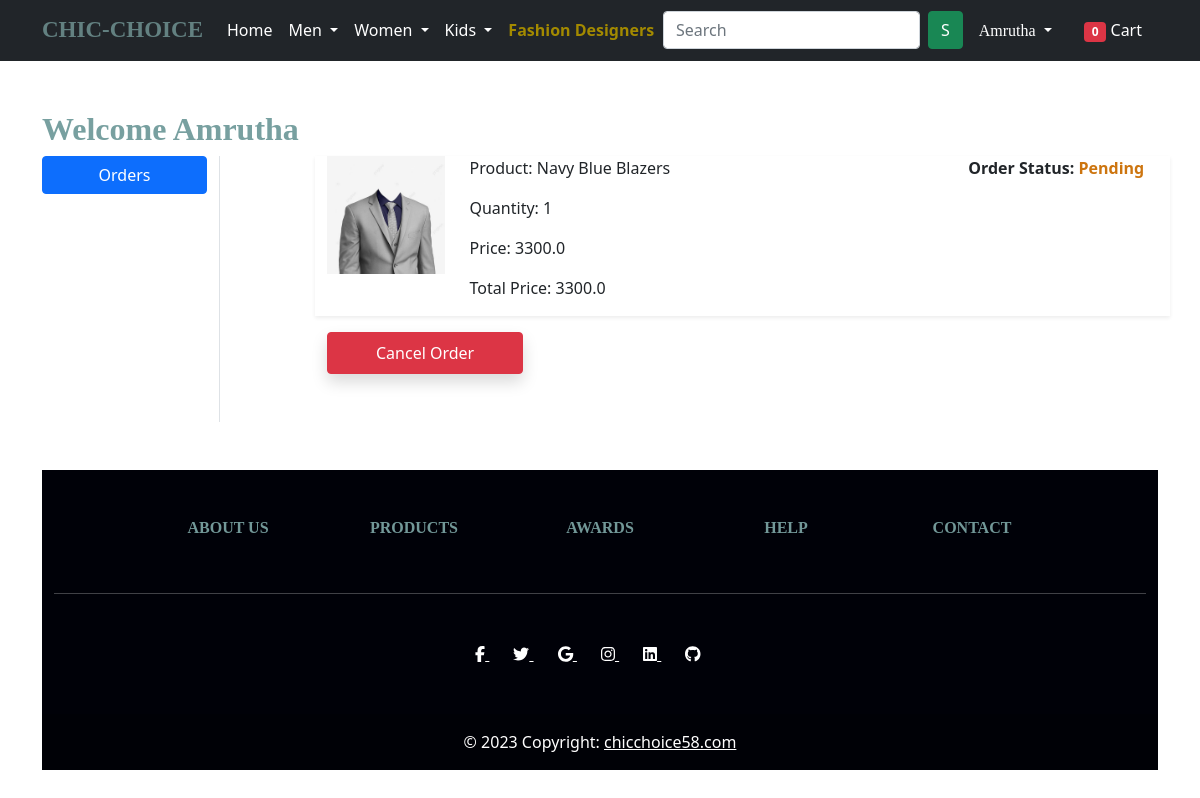
The app's page /orders/ (signed in) with its own data.
### app/models.py (models this page shows, shortened)
class OrderPlaced(models.Model):
    user = models.ForeignKey(User, on_delete=models.CASCADE)
    customer = models.ForeignKey(Customer, on_delete=models.CASCADE)
    product = models.ForeignKey(Product, on_delete=models.CASCADE)
    quantity = models.PositiveIntegerField(default=1)
    ordered_date = models.DateTimeField(auto_now_add=True)
    status = models.CharField(max_length=50,choices=STATUS_CHOICES, default="Pending")
    @property
    def total_cost(self):
        return self.quantity * self.product.discounted_price
    @property
    def price(self):
        return self.product.discounted_price

class Product(models.Model):
    title = models.CharField(max_length=100)
    selling_price = models.FloatField()
    discounted_price = models.FloatField()
    description = models.TextField()
    brand = models.CharField(max_length=100)
    category = models.CharField(choices=CATEGORY_CHOICES,max_length=4)
    product_image = models.ImageField(upload_to="productimg")

### app/views.py (the view)
# urls.py: path('orders/', views.orders, name='orders'),
@login_required
def orders(request):
    totalitem = 0
    if request.user.is_authenticated:
        totalitem = len(Cart.objects.filter(user=request.user))
    op = OrderPlaced.objects.filter(user=request.user)
    if op:
        return render(request, 'app/orders.html', {'order_placed':op, 'totalitem':totalitem})
    else:
        return render(request,'app/emptyorder.html')

### app/templates/app/orders.html (shortened to what this page needs)
{% extends 'app/base.html' %}
{% load static %}
{% block main-content %}
<div class="container my-5">
 <div class="row">
 <h2><b  style="  color: rgb(120, 160, 160);font-family:Cursive;"> Welcome <span class="text-capitalize">{{ request.user.username }} </span> </b></h2>
  <div class="col-sm-2 border-end">
   <ul class="list-unstyled">
    <li class="d-grid"><a href="{% url 'orders' %}" class="btn btn-primary">Orders</a></li>
   </ul>
  </div>
  <div class="col-sm-9 offset-sm-1">
    {% for op in order_placed  %}
        <div class="row shadow-sm mb-3">
            <div class="col-sm-2">
                <img src="{{op.product.product_image.url}}" class="img-fluid" alt="" height="150" width="150">
            </div>
            <div class="col-sm-7">
                <p>Product: {{op.product.title}}</p>
                <p>Quantity: {{op.quantity}} </p>
                <p>Price: {{op.price}} </p>
                <p>Total Price: {{op.total_cost}} </p>
            </div>
            <div class="col-sm-3 fw-bold">
                {% if op.status == 'Pending' %}
                <p>Order Status: <span style="color: rgb(205, 117, 15);">{{op.status|capfirst}} </span></p>
                {% endif %}
            </div>
        </div>
        {% if not op.status == 'Delivered' %}
        <form action="/delete_item" class="d-inline" >
            <button type="submit" class="btn btn-danger shadow px-5 py-2">Cancel Order</button>
         </form>
         {% endif %}
         <br><br><br>
        {% endfor %}
  </div>
 </div>
</div>
{% endblock main-content %}

### app/templates/app/base.html (shortened to what this page needs)
<!doctype html>
{% load static %}
<html lang="en">
  <head>
    <link href="https://cdn.jsdelivr.net/npm/bootstrap@5.0.0-beta1/dist/css/bootstrap.min.css" rel="stylesheet">
    <link rel="stylesheet" href="{% static 'app/css/owl.carousel.min.css' %}">
    <link rel="stylesheet" href="{% static 'app/css/all.min.css' %}">
    <link rel="stylesheet" href="{% static 'app/css/style.css' %}">
    <link rel="stylesheet" href="{% static 'app/css/designer_login.css' %}">
  </head>
  <body>
    <nav class="navbar navbar-expand-lg navbar-dark bg-dark">
     <div class="container">
       <a class="navbar-brand" href="/"><b style="font-weight: 1300;color: rgb(99, 129, 129); font-family:Cursive;font-size: 23px;">CHIC-CHOICE</b></a>
       <div class="collapse navbar-collapse" id="navbarSupportedContent">
         <ul class="navbar-nav me-auto mb-2 mb-lg-0">
           <li class="nav-item">
             <a class="nav-link active" aria-current="page" href="/">Home</a>
           </li>
           <li class="nav-item dropdown">
             <a class="nav-link dropdown-toggle text-white" href="#" id="electronicsDropdown" role="button" data-bs-toggle="dropdown" aria-expanded="false">
               Men
             </a>
           </li>
           <li class="nav-item dropdown">
             <a class="nav-link dropdown-toggle text-white" href="#" id="fashionDropdown" role="button" data-bs-toggle="dropdown" aria-expanded="false">
              Women
             </a>
           </li>
           <li class="nav-item dropdown">
            <a class="nav-link dropdown-toggle text-white" href="#" id="fashionDropdown" role="button" data-bs-toggle="dropdown" aria-expanded="false">
            Kids
            </a>
          </li>
          <li class="nav-item">
             <a style="color: #A38A00; font-weight: 700;" class="nav-link active" aria-current="page" href="{% url 'designers' %}">Fashion Designers</a>
           </li>
         </ul>
         <form class="d-flex" action="{% url 'search' %}" method="GET">
          <input class="form-control me-2" type="search" name="query" placeholder="Search" aria-label="Search">
          <button class="btn btn-success" type="submit" style="font-weight: 500;">S</button>
      </form>
         <div>
          <ul class="navbar-nav me-auto mb-2 mb-lg-0">
            {%  if request.user.is_authenticated %}
           <li class="nav-item dropdown mx-2">
              <a class="nav-link dropdown-toggle text-white" href="#" id="profileDropdown" role="button" data-bs-toggle="dropdown" aria-expanded="false">
                <span style="font-family:cursive;" class="text">{{ request.user.username|capfirst }}</span>
              </a>
                </li>
                <li class="nav-item mx-2">
                <a href="{% url 'showcart' %}" class="nav-link text-white"><span class="badge bg-danger">{{totalitem}}</span> Cart </a>
                </li>
            {% endif %}
          </ul>
         </div>
       </div>
     </div>
    </nav>
    {% block main-content %} {% endblock main-content %}
<div class="container my-5">
  <footer class="text-center text-white" style="background-color: #000108">
    <div class="container">
      <section class="mt-5">
        <div class="row text-center d-flex justify-content-center pt-5">
          <div class="col-md-2">
            <h6 class="text-uppercase font-weight-bold">
              <a style="font-family:cursive; color: rgb(114, 152, 152); font-weight: 800; text-decoration: none;" href="{% url 'about' %}" >About us</a>
            </h6>
          </div>
          <div class="col-md-2">
            <h6 class="text-uppercase font-weight-bold">
              <a style="font-family:cursive; color: rgb(114, 152, 152); font-weight: 800; text-decoration: none;" href="{% url 'home' %}" >Products</a>
            </h6>
          </div>
          <div class="col-md-2">
            <h6 class="text-uppercase font-weight-bold">
              <a style="font-family:cursive; color: rgb(114, 152, 152); font-weight: 800; text-decoration: none;" href="#!" >Awards</a>
            </h6>
          </div>
          <div class="col-md-2">
            <h6 class="text-uppercase font-weight-bold">
              <a style="font-family:cursive; color: rgb(114, 152, 152); font-weight: 800; text-decoration: none;" href="{% url 'help' %}" >Help</a>
            </h6>
          </div>
          <div class="col-md-2">
            <h6 class="text-uppercase font-weight-bold">
              <a style="font-family:cursive; color: rgb(114, 152, 152); font-weight: 800; text-decoration: none;" href="{% url 'contact' %}" >Contact</a>
            </h6>
          </div>
        </div>
      </section>
      <hr class="my-5" />
      <section class="text-center mb-5">
        <a href="" class="text-white me-4">
          <i class="fab fa-facebook-f"></i>
        </a>
        <a href="" class="text-white me-4">
          <i class="fab fa-twitter"></i>
        </a>
        <a href="" class="text-white me-4">
          <i class="fab fa-google"></i>
        </a>
        <a href="" class="text-white me-4">
          <i class="fab fa-instagram"></i>
        </a>
        <a href="" class="text-white me-4">
          <i class="fab fa-linkedin"></i>
        </a>
        <a href="" class="text-white me-4">
          <i class="fab fa-github"></i>
        </a>
      </section>
    </div>
    <div
         class="text-center p-3"
         style="background-color: rgba(0, 0, 0, 0.2)"
         >
      © 2023 Copyright:
      <a class="text-white" href="#"
         >chicchoice58.com</a
        >
    </div>
  </footer>
</div>
  </body>
</html>

### records on screen
OrderPlaced: product.product_image (picture), product "Navy Blue Blazers", quantity "1", price "3300.0", total_cost "3300.0", status "Pending"

### other values on screen
{{ request.user.username|capfirst }} "Amrutha"
{{ totalitem }} "0"
{{ request.user.username }} "Amrutha"
